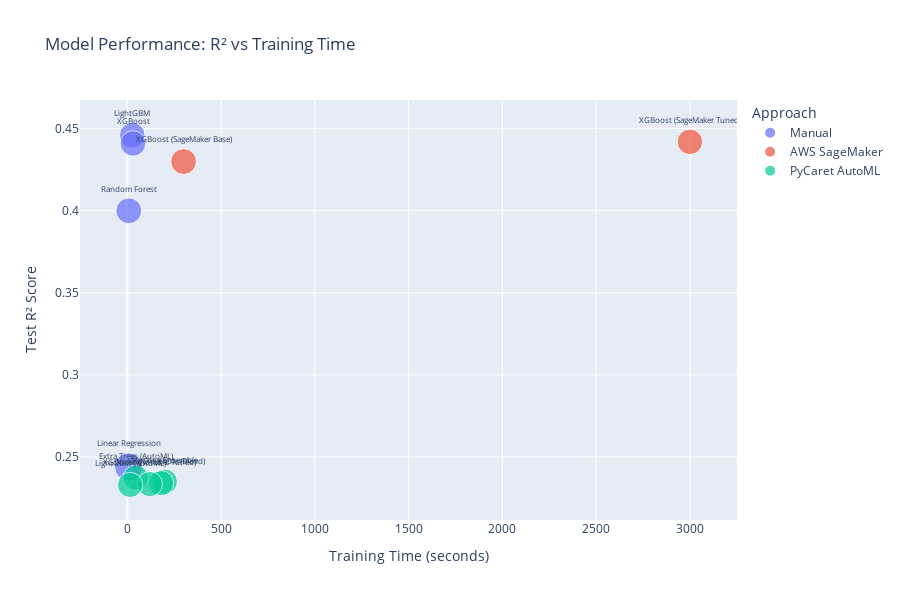

Write notebook code for a chart like this one.
### Markdown cell above
## 6. All Models Comparison (Detailed)

### Code cell
# Show all models sorted by R²
all_sorted = all_models_df.sort_values('test_r2', ascending=False)

print("\n" + "=" * 80)
print("ALL MODELS RANKED BY R² SCORE")
print("=" * 80)
print("\n")
print(all_sorted[['Approach', 'Training Data', 'test_r2', 'test_mae', 'train_time']].to_string())

# Create scatter plot: R² vs Training Time
# The index name is 'Model', so reset_index() creates a 'Model' column
plot_df = all_sorted.reset_index()

# Debug: Check what columns we actually have
print("\n📋 Columns in plot_df:", plot_df.columns.tolist())

fig = px.scatter(
    plot_df,
    x='train_time',
    y='test_r2',
    color='Approach',
    size='test_mae',
    hover_data=['Model', 'test_mae', 'test_rmse'],  # Use 'Model' not 'Model_Name'
    text='Model',  # Use 'Model' not 'Model_Name'
    title='Model Performance: R² vs Training Time',
    labels={'train_time': 'Training Time (seconds)', 'test_r2': 'Test R² Score'},
    height=600
)

fig.update_traces(textposition='top center', textfont_size=8)
fig.update_layout(showlegend=True)
fig.show()

print("\n📊 R² vs Training Time scatter plot created")

### Figure 1 — Plotly figure (JSON) as saved in the notebook; plotly's stock layout.template omitted (floating-point values rounded to 4 significant figures)
{"data": [{"customdata": [["LightGBM", 122353, 473417], ["XGBoost", 122930, 473336], ["Random Forest", 125226, 473721], ["Linear Regression", 150179, 477905]], "hovertemplate": "Approach=Manual<br>Training Time (seconds)=%{x}<br>Test R² Score=%{y}<br>test_mae=%{customdata[1]}<br>Model=%{customdata[0]}<br>test_rmse=%{customdata[2]}<extra></extra>", "legendgroup": "Manual", "marker": {"color": "#636efa", "size": [122400.0, 122900.0, 125200.0, 150200.0], "sizemode": "area", "sizeref": 375.4, "symbol": "circle"}, "mode": "markers+text", "name": "Manual", "orientation": "v", "showlegend": true, "text": ["LightGBM", "XGBoost", "Random Forest", "Linear Regression"], "textfont": {"size": 8}, "textposition": "top center", "type": "scatter", "x": [26.24, 30.27, 8.01, 7.14], "xaxis": "x", "y": [0.446, 0.441, 0.4, 0.244], "yaxis": "y"}, {"customdata": [["XGBoost (SageMaker Tuned)", 122500, 473000], ["XGBoost (SageMaker Base)", 125000, 474500]], "hovertemplate": "Approach=AWS SageMaker<br>Training Time (seconds)=%{x}<br>Test R² Score=%{y}<br>test_mae=%{customdata[1]}<br>Model=%{customdata[0]}<br>test_rmse=%{customdata[2]}<extra></extra>", "legendgroup": "AWS SageMaker", "marker": {"color": "#EF553B", "size": [122500.0, 125000.0], "sizemode": "area", "sizeref": 375.4, "symbol": "circle"}, "mode": "markers+text", "name": "AWS SageMaker", "orientation": "v", "showlegend": true, "text": ["XGBoost (SageMaker Tuned)", "XGBoost (SageMaker Base)"], "textfont": {"size": 8}, "textposition": "top center", "type": "scatter", "x": [3000.0, 300.0], "xaxis": "x", "y": [0.442, 0.43], "yaxis": "y"}, {"customdata": [["Extra Trees (AutoML)", 119250, 474940], ["Stacking Ensemble", 119300, 475000], ["Voting Ensemble (Blend)", 119400, 475100], ["XGBoost (AutoML Tuned)", 119500, 475200], ["LightGBM (AutoML)", 119600, 475350]], "hovertemplate": "Approach=PyCaret AutoML<br>Training Time (seconds)=%{x}<br>Test R² Score=%{y}<br>test_mae=%{customdata[1]}<br>Model=%{customdata[0]}<br>test_rmse=%{customdata[2]}<extra></extra>", "legendgroup": "PyCaret AutoML", "marker": {"color": "#00cc96", "size": [119200.0, 119300.0, 119400.0, 119500.0, 119600.0], "sizemode": "area", "sizeref": 375.4, "symbol": "circle"}, "mode": "markers+text", "name": "PyCaret AutoML", "orientation": "v", "showlegend": true, "text": ["Extra Trees (AutoML)", "Stacking Ensemble", "Voting Ensemble (Blend)", "XGBoost (AutoML Tuned)", "LightGBM (AutoML)"], "textfont": {"size": 8}, "textposition": "top center", "type": "scatter", "x": [45.0, 200.0, 180.0, 120.0, 15.0], "xaxis": "x", "y": [0.2375, 0.235, 0.234, 0.2335, 0.233], "yaxis": "y"}], "layout": {"height": 600, "legend": {"itemsizing": "constant", "title": {"text": "Approach"}, "tracegroupgap": 0}, "showlegend": true, "title": {"text": "Model Performance: R² vs Training Time"}, "xaxis": {"anchor": "y", "domain": [0, 1], "title": {"text": "Training Time (seconds)"}}, "yaxis": {"anchor": "x", "domain": [0, 1], "title": {"text": "Test R² Score"}}}}
